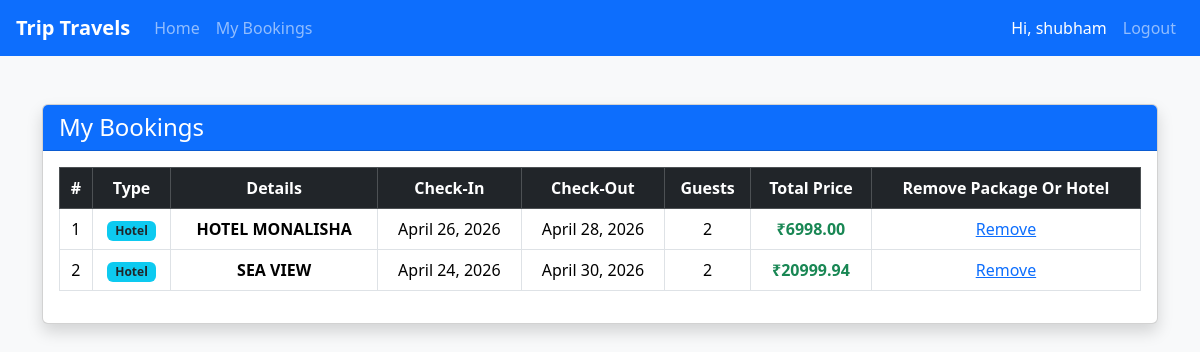
The app's page /my-bookings/ (signed in), older data.
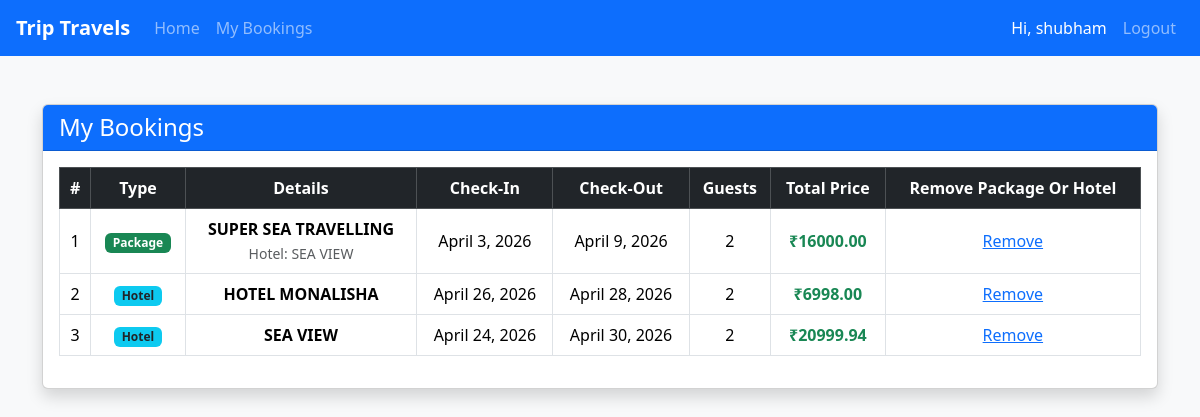
The same page, newer data.
### travel/models.py (models this page shows, shortened)
class Booking(models.Model):
    user = models.ForeignKey(User, on_delete=models.CASCADE)
    hotel = models.ForeignKey(Hotel, on_delete=models.CASCADE, null=True, blank=True)
    package = models.ForeignKey(Package, on_delete=models.CASCADE, null=True, blank=True)
    name = models.CharField(max_length=100, default="Unknown")
    email = models.EmailField(null=True, blank=True)
    address = models.CharField(max_length=255, null=True, blank=True)
    check_in = models.DateField(null=True, blank=True)
    check_out = models.DateField(null=True, blank=True)
    guests = models.IntegerField(default=1)
    total_price = models.DecimalField(max_digits=10, decimal_places=2, default=0)
    booking_at = models.DateTimeField(auto_now_add=True)

class Hotel(models.Model):
    destination = models.ForeignKey(Destination, on_delete=models.CASCADE)
    hotel_name = models.TextField(max_length=100)
    hotel_address = models.TextField()
    ratings = models.FloatField()
    price_per_night = models.DecimalField(max_digits=10, decimal_places=2)
    room_availability = models.IntegerField()
    image = models.ImageField(upload_to='hotel_image/')
    populer_hotel=models.BooleanField(default=False)

class Package(models.Model):
    destination = models.ForeignKey(Destination, on_delete=models.CASCADE)
    hotel_name = models.ForeignKey(Hotel, on_delete=models.CASCADE)
    package_name = models.CharField(max_length=100)
    package_description = models.CharField()
    package_price = models.FloatField()
    duration_days = models.IntegerField()
    image = models.ImageField(upload_to='package_image/')
    populer_tour=models.BooleanField(default=False)

### travel/views.py (the view)
# urls.py: path('my-bookings/', views.booking_history, name='my_bookings'),
def booking_history(request):
    user_id = request.session.get('user_id')
    if not user_id:
        return redirect('login')
    bookings = Booking.objects.filter(user_id=user_id).order_by('-booking_at')
    return render(request, 'booking_history.html', {
        'bookings': bookings,
        'user_name': request.session.get('user_name')
    })

### travel/templates/booking_history.html (shortened to what this page needs)
<!DOCTYPE html>
<html>
<head>
    <link href="https://cdn.jsdelivr.net/npm/bootstrap@5.3.2/dist/css/bootstrap.min.css" rel="stylesheet">
</head>
<body class="bg-light">
{% include "header.html" %}
<div class="container mt-5">
    <div class="card shadow">
        <div class="card-header bg-primary text-white">
            <h4 class="mb-0">My Bookings</h4>
        </div>
        <div class="card-body">
            {% if bookings %}
            <div class="table-responsive">
                <table class="table table-hover table-bordered align-middle text-center">
                    <thead class="table-dark">
                        <tr>
                            <th>#</th>
                            <th>Type</th>
                            <th>Details</th>
                            <th>Check-In</th>
                            <th>Check-Out</th>
                            <th>Guests</th>
                            <th>Total Price</th>
                            <th>Remove Package Or Hotel</th>
                        </tr>
                    </thead>
                    <tbody>
                        {% for b in bookings %}
                        <tr>
                            <td>{{ forloop.counter }}</td>
                            <td>
                                {% if b.package %}
                                    <span class="badge bg-success">Package</span>
                                {% else %}
                                    <span class="badge bg-info text-dark">Hotel</span>
                                {% endif %}
                            </td>
                            <td>
                                {% if b.package %}
                                    <strong>{{ b.package.package_name }}</strong><br>
                                    <small class="text-muted">
                                        Hotel: {{ b.package.hotel_name.hotel_name }}
                                    </small>
                                {% else %}
                                    <strong>{{ b.hotel.hotel_name }}</strong>
                                {% endif %}
                            </td>
                            <td>{{ b.check_in }}</td>
                            <td>{{ b.check_out }}</td>
                            <td>{{ b.guests }}</td>
                            <td class="fw-bold text-success">
                                ₹{{ b.total_price }}
                            </td>
                            <td><a href="/my-bookings/delete/{{b.id}}">Remove</a> </td>
                        </tr>
                        {% endfor %}
                    </tbody>
                </table>
            </div>
            {% else %}
                <div class="alert alert-warning text-center">
                    No bookings found.
                </div>
            {% endif %}
        </div>
    </div>
</div>
</body>
</html>

Row changes from the older to the newer data that the page shows:
added Booking: shows "Package", package.package_name "SUPER SEA TRAVELLING", package.hotel_name.hotel_name "SEA VIEW", check_in "April 3, 2026", check_out "April 9, 2026", guests "2", total_price "16000.00"
